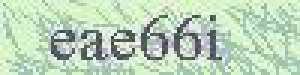
#> input picture tornadoweb/file/2016/8/5/054e2c21-5ad2-11e6-ab6b-408d5cdbd1ef.png, 100 x 25 px, given as the content of the folder /imageOcr/tangshan/, which was not available (shown 3 times larger)
$ python tangshan.py   (Python 2 division)
#> lines starting #> are read from the running program, lines starting #| are printed output that depends on the picture; after the words box and inside, x2 and y2 are one past the last pixel; in counts of white or black regions, pixels touching at a corner belong together; pictures that were not available may be replaced by others from this repository, and a replacement may not be noted
#> further down, im is the input picture: PIL image 100x25 RGBA; mean R, G, B, A 187.9, 211.5, 186.6, 255
# -*- coding: UTF-8 -*-
'''
Created on 2016-4-26
Auther wsjian
'''
import os
from numpy import *
#os.chdir('E:\python\Lib\site-packages\pytesser')
from pytesseract import *
from PIL import Image


def gray(im):
    imgry = im.convert('L')
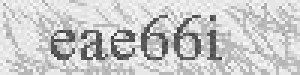
#> imgry: PIL image 100x25 L (shown 3 times larger); min 59, max 255, mean 201.6
    #r,g,b=im.split()
    return imgry

def binary(im):
    threshold = 120
    table = []
    for i in range(256):
        if i < threshold:
            table.append(0)
        else:
            table.append(1)
    imgry = im.point(table,'1')
    return imgry

def im_array(im):
    arr=array(im)
    multilist =array([[255 for col in range(45)] for row in range(16)])
    for i in range(10):
        for j in range(40):
            multilist[i+3,j+4]=arr[i,j]
    imgry=Image.fromarray(uint8(multilist))
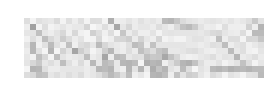
#> imgry: PIL image 45x16 L (shown 6 times larger); min 162, max 255, mean 235.5
#> in binary, `imgry = im.point(table,'1')`: imgry: PIL image 45x16 1; every value is 1
    return imgry

def im_size(im):
    imgry = im.resize((80,20))
#> imgry: PIL image 80x20 1; every value is 1
    return imgry

def im_save(im,path_save):
    im.save(path_save)
    return 0

def char_repalace(result):
    result=result.replace('El','0')
    result=result.replace('U','0')
    result=result.replace('D','0')
    result=result.replace('l','1')
    result=result.replace('E5','8')
    result=result.replace('B','8')
    result=result.replace('S','5')
    result=result.replace('Z','2')

    return result


path='/imageOcr/tangshan/'
files = os.listdir(path)
num=1
for f in files:
    im = Image.open(path+f) #打开图片
    im=gray(im)             #灰度化
    im=im_array(im)         #图片扩充
    im=binary(im)           #二值化
    im=im_size(im)          #图片放大
#> (the run stopped early here; a loop or call above may not have finished)

$ run again, on tornadoweb/file/2016/8/5/45000f8f-5ad3-11e6-baeb-408d5cdbd1ef.png
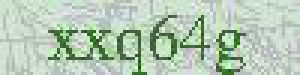
#> input picture tornadoweb/file/2016/8/5/45000f8f-5ad3-11e6-baeb-408d5cdbd1ef.png, 100 x 25 px, given as the content of the folder /imageOcr/tangshan/, which was not available (shown 3 times larger)
#> im is the input picture: PIL image 100x25 RGBA; mean R, G, B, A 182.2, 201.5, 182.8, 255
#> in gray, `imgry = im.convert('L')`:
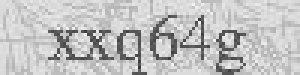
#> imgry: PIL image 100x25 L (shown 3 times larger); min 56, max 243, mean 193.6
#> in im_array, `imgry=Image.fromarray(uint8(multilist))`:
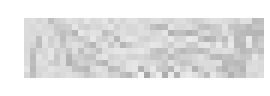
#> imgry: PIL image 45x16 L (shown 6 times larger); min 168, max 255, mean 229.5

$ run again, on tornadoweb/file/2016/8/5/56a87a21-5ad3-11e6-8608-408d5cdbd1ef.png
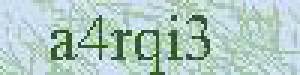
#> input picture tornadoweb/file/2016/8/5/56a87a21-5ad3-11e6-8608-408d5cdbd1ef.png, 100 x 25 px, given as the content of the folder /imageOcr/tangshan/, which was not available (shown 3 times larger)
#> im is the input picture: PIL image 100x25 RGBA; mean R, G, B, A 177.7, 203.4, 195.4, 255
#> in binary, `imgry = im.point(table,'1')`:
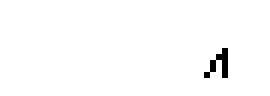
#> imgry: PIL image 45x16 1 (shown 6 times larger); 98.8% white; black in thin lines or dots, all inside (x1, y1, x2, y2) = (34, 8, 38, 13)
#> in im_size, `imgry = im.resize((80,20))`:
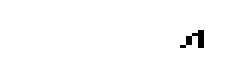
#> imgry: PIL image 80x20 1 (shown 3 times larger); 98.6% white; black in thin lines or dots, all inside (x1, y1, x2, y2) = (60, 10, 68, 16)
